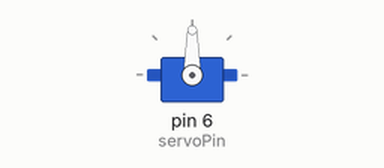
This sketch was run on a simulated Arduino Uno, built with avr-gcc and run on an emulated ATmega328P. On the bench: servo.

Above: at 0.05 s.
At 1.5 s:
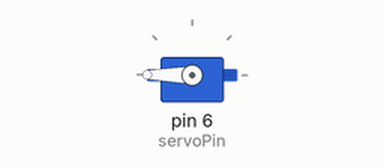
At 3.0 s:
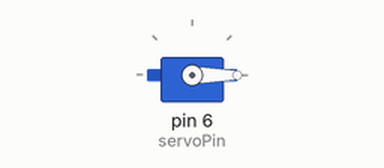
Timing chart, 0 to 6.9 s (numbered marks = the images above):
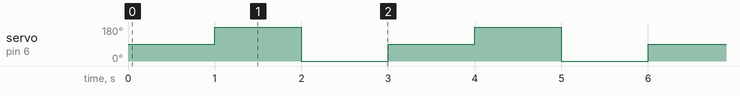

The sketch:

Arduino_Robot_Challenge_2.ino
```cpp
// Include the servo library:
#include <Servo.h>
// Create a new servo object:
Servo myservo;
// Define the servo pin:
#define servoPin 3
#define servoPin 6

// Create a variable to store the servo position:
int angle = 0;
void setup() {
  // Attach the Servo variable to a pin:
  myservo.attach(servoPin);
}
void loop() {
  // Tell the servo to go to a particular angle:
  myservo.write(90);
  delay(1000);
  myservo.write(180);
  delay(1000);
  myservo.write(0);
  delay(1000);
}
```

Measured:
- by itself, servo on pin 6 (servoPin): repeats every 3.0 s: 0° 1.0 s, 90° 1.0 s, 180° 1.0 s
